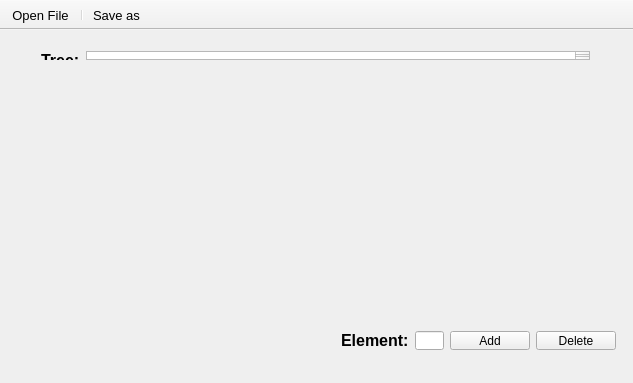
<?xml version="1.0" encoding="UTF-8"?>
<ui version="4.0">
 <class>MainWindow</class>
 <widget class="QMainWindow" name="MainWindow">
  <property name="geometry">
   <rect>
    <x>0</x>
    <y>0</y>
    <width>633</width>
    <height>383</height>
   </rect>
  </property>
  <property name="windowTitle">
   <string>MainWindow</string>
  </property>
  <widget class="QWidget" name="centralWidget">
   <widget class="QWidget" name="horizontalLayoutWidget">
    <property name="geometry">
     <rect>
      <x>30</x>
      <y>10</y>
      <width>571</width>
      <height>31</height>
     </rect>
    </property>
    <layout class="QHBoxLayout" name="horizontalLayout">
     <item>
      <widget class="QLabel" name="label_tree_name">
       <property name="text">
        <string>&lt;html&gt;&lt;head/&gt;&lt;body&gt;&lt;p&gt;&lt;span style=&quot; font-size:12pt; font-weight:600;&quot;&gt;Tree:&lt;/span&gt;&lt;/p&gt;&lt;/body&gt;&lt;/html&gt;</string>
       </property>
       <property name="textFormat">
        <enum>Qt::AutoText</enum>
       </property>
       <property name="scaledContents">
        <bool>false</bool>
       </property>
       <property name="wordWrap">
        <bool>false</bool>
       </property>
      </widget>
     </item>
     <item>
      <widget class="QTextBrowser" name="text_show_elements"/>
     </item>
    </layout>
   </widget>
   <widget class="QLabel" name="e_node_C">
    <property name="geometry">
     <rect>
      <x>312</x>
      <y>51</y>
      <width>47</width>
      <height>51</height>
     </rect>
    </property>
    <property name="text">
     <string/>
    </property>
    <property name="pixmap">
     <pixmap resource="imeages.qrc">:/Ellipse.png</pixmap>
    </property>
    <property name="alignment">
     <set>Qt::AlignCenter</set>
    </property>
   </widget>
   <widget class="QLabel" name="node_C">
    <property name="geometry">
     <rect>
      <x>315</x>
      <y>69</y>
      <width>41</width>
      <height>16</height>
     </rect>
    </property>
    <property name="text">
     <string/>
    </property>
    <property name="alignment">
     <set>Qt::AlignCenter</set>
    </property>
   </widget>
   <widget class="QLabel" name="e_node_L">
    <property name="geometry">
     <rect>
      <x>206</x>
      <y>90</y>
      <width>47</width>
      <height>51</height>
     </rect>
    </property>
    <property name="text">
     <string/>
    </property>
    <property name="pixmap">
     <pixmap resource="imeages.qrc">:/Ellipse.png</pixmap>
    </property>
    <property name="alignment">
     <set>Qt::AlignCenter</set>
    </property>
   </widget>
   <widget class="QLabel" name="e_node_R">
    <property name="geometry">
     <rect>
      <x>426</x>
      <y>90</y>
      <width>47</width>
      <height>51</height>
     </rect>
    </property>
    <property name="text">
     <string/>
    </property>
    <property name="pixmap">
     <pixmap resource="imeages.qrc">:/Ellipse.png</pixmap>
    </property>
    <property name="alignment">
     <set>Qt::AlignCenter</set>
    </property>
   </widget>
   <widget class="QLabel" name="e_node_LL">
    <property name="geometry">
     <rect>
      <x>140</x>
      <y>140</y>
      <width>47</width>
      <height>51</height>
     </rect>
    </property>
    <property name="text">
     <string/>
    </property>
    <property name="pixmap">
     <pixmap resource="imeages.qrc">:/Ellipse.png</pixmap>
    </property>
    <property name="alignment">
     <set>Qt::AlignCenter</set>
    </property>
   </widget>
   <widget class="QLabel" name="e_node_RR">
    <property name="geometry">
     <rect>
      <x>480</x>
      <y>140</y>
      <width>47</width>
      <height>51</height>
     </rect>
    </property>
    <property name="text">
     <string/>
    </property>
    <property name="pixmap">
     <pixmap resource="imeages.qrc">:/Ellipse.png</pixmap>
    </property>
    <property name="alignment">
     <set>Qt::AlignCenter</set>
    </property>
   </widget>
   <widget class="QLabel" name="e_node_LR">
    <property name="geometry">
     <rect>
      <x>256</x>
      <y>140</y>
      <width>47</width>
      <height>51</height>
     </rect>
    </property>
    <property name="text">
     <string/>
    </property>
    <property name="pixmap">
     <pixmap resource="imeages.qrc">:/Ellipse.png</pixmap>
    </property>
    <property name="alignment">
     <set>Qt::AlignCenter</set>
    </property>
   </widget>
   <widget class="QLabel" name="e_node_RL">
    <property name="geometry">
     <rect>
      <x>380</x>
      <y>140</y>
      <width>47</width>
      <height>51</height>
     </rect>
    </property>
    <property name="text">
     <string/>
    </property>
    <property name="pixmap">
     <pixmap resource="imeages.qrc">:/Ellipse.png</pixmap>
    </property>
    <property name="alignment">
     <set>Qt::AlignCenter</set>
    </property>
   </widget>
   <widget class="QLabel" name="e_node_LLL">
    <property name="geometry">
     <rect>
      <x>101</x>
      <y>210</y>
      <width>47</width>
      <height>51</height>
     </rect>
    </property>
    <property name="text">
     <string/>
    </property>
    <property name="pixmap">
     <pixmap resource="imeages.qrc">:/Ellipse.png</pixmap>
    </property>
    <property name="alignment">
     <set>Qt::AlignCenter</set>
    </property>
   </widget>
   <widget class="QLabel" name="e_node_LLR">
    <property name="geometry">
     <rect>
      <x>156</x>
      <y>210</y>
      <width>47</width>
      <height>51</height>
     </rect>
    </property>
    <property name="text">
     <string/>
    </property>
    <property name="pixmap">
     <pixmap resource="imeages.qrc">:/Ellipse.png</pixmap>
    </property>
    <property name="alignment">
     <set>Qt::AlignCenter</set>
    </property>
   </widget>
   <widget class="QLabel" name="e_node_LRL">
    <property name="geometry">
     <rect>
      <x>226</x>
      <y>210</y>
      <width>47</width>
      <height>51</height>
     </rect>
    </property>
    <property name="text">
     <string/>
    </property>
    <property name="pixmap">
     <pixmap resource="imeages.qrc">:/Ellipse.png</pixmap>
    </property>
    <property name="alignment">
     <set>Qt::AlignCenter</set>
    </property>
   </widget>
   <widget class="QLabel" name="e_node_LRR">
    <property name="geometry">
     <rect>
      <x>286</x>
      <y>210</y>
      <width>47</width>
      <height>51</height>
     </rect>
    </property>
    <property name="text">
     <string/>
    </property>
    <property name="pixmap">
     <pixmap resource="imeages.qrc">:/Ellipse.png</pixmap>
    </property>
    <property name="alignment">
     <set>Qt::AlignCenter</set>
    </property>
   </widget>
   <widget class="QLabel" name="e_node_RLL">
    <property name="geometry">
     <rect>
      <x>347</x>
      <y>210</y>
      <width>47</width>
      <height>51</height>
     </rect>
    </property>
    <property name="text">
     <string/>
    </property>
    <property name="pixmap">
     <pixmap resource="imeages.qrc">:/Ellipse.png</pixmap>
    </property>
    <property name="alignment">
     <set>Qt::AlignCenter</set>
    </property>
   </widget>
   <widget class="QLabel" name="e_node_RLR">
    <property name="geometry">
     <rect>
      <x>412</x>
      <y>210</y>
      <width>47</width>
      <height>51</height>
     </rect>
    </property>
    <property name="text">
     <string/>
    </property>
    <property name="pixmap">
     <pixmap resource="imeages.qrc">:/Ellipse.png</pixmap>
    </property>
    <property name="alignment">
     <set>Qt::AlignCenter</set>
    </property>
   </widget>
   <widget class="QLabel" name="e_node_RRL">
    <property name="geometry">
     <rect>
      <x>461</x>
      <y>210</y>
      <width>47</width>
      <height>51</height>
     </rect>
    </property>
    <property name="text">
     <string/>
    </property>
    <property name="pixmap">
     <pixmap resource="imeages.qrc">:/Ellipse.png</pixmap>
    </property>
    <property name="alignment">
     <set>Qt::AlignCenter</set>
    </property>
   </widget>
   <widget class="QLabel" name="e_node_RRR">
    <property name="geometry">
     <rect>
      <x>520</x>
      <y>210</y>
      <width>47</width>
      <height>51</height>
     </rect>
    </property>
    <property name="text">
     <string/>
    </property>
    <property name="pixmap">
     <pixmap resource="imeages.qrc">:/Ellipse.png</pixmap>
    </property>
    <property name="alignment">
     <set>Qt::AlignCenter</set>
    </property>
   </widget>
   <widget class="QWidget" name="horizontalLayoutWidget_2">
    <property name="geometry">
     <rect>
      <x>330</x>
      <y>290</y>
      <width>297</width>
      <height>41</height>
     </rect>
    </property>
    <layout class="QHBoxLayout" name="horizontalLayout_2">
     <item>
      <widget class="QLabel" name="element">
       <property name="text">
        <string>&lt;html&gt;&lt;head/&gt;&lt;body&gt;&lt;p&gt;&lt;span style=&quot; font-size:12pt; font-weight:600;&quot;&gt;Element:&lt;/span&gt;&lt;/p&gt;&lt;/body&gt;&lt;/html&gt;</string>
       </property>
      </widget>
     </item>
     <item>
      <widget class="QLineEdit" name="lineEditElement">
       <property name="maxLength">
        <number>3</number>
       </property>
      </widget>
     </item>
     <item>
      <widget class="QPushButton" name="buttonAdd">
       <property name="text">
        <string>Add</string>
       </property>
      </widget>
     </item>
     <item>
      <widget class="QPushButton" name="buttonDelete">
       <property name="text">
        <string>Delete</string>
       </property>
      </widget>
     </item>
    </layout>
   </widget>
   <widget class="QLabel" name="node_L">
    <property name="geometry">
     <rect>
      <x>210</x>
      <y>108</y>
      <width>41</width>
      <height>16</height>
     </rect>
    </property>
    <property name="text">
     <string/>
    </property>
    <property name="alignment">
     <set>Qt::AlignCenter</set>
    </property>
   </widget>
   <widget class="QLabel" name="node_LL">
    <property name="geometry">
     <rect>
      <x>143</x>
      <y>157</y>
      <width>41</width>
      <height>16</height>
     </rect>
    </property>
    <property name="text">
     <string/>
    </property>
    <property name="alignment">
     <set>Qt::AlignCenter</set>
    </property>
   </widget>
   <widget class="QLabel" name="node_LLL">
    <property name="geometry">
     <rect>
      <x>103</x>
      <y>227</y>
      <width>41</width>
      <height>16</height>
     </rect>
    </property>
    <property name="text">
     <string/>
    </property>
    <property name="alignment">
     <set>Qt::AlignCenter</set>
    </property>
   </widget>
   <widget class="QLabel" name="node_LLR">
    <property name="geometry">
     <rect>
      <x>159</x>
      <y>228</y>
      <width>41</width>
      <height>16</height>
     </rect>
    </property>
    <property name="text">
     <string/>
    </property>
    <property name="alignment">
     <set>Qt::AlignCenter</set>
    </property>
   </widget>
   <widget class="QLabel" name="node_LR">
    <property name="geometry">
     <rect>
      <x>259</x>
      <y>157</y>
      <width>41</width>
      <height>16</height>
     </rect>
    </property>
    <property name="text">
     <string/>
    </property>
    <property name="alignment">
     <set>Qt::AlignCenter</set>
    </property>
   </widget>
   <widget class="QLabel" name="node_LRL">
    <property name="geometry">
     <rect>
      <x>229</x>
      <y>228</y>
      <width>41</width>
      <height>16</height>
     </rect>
    </property>
    <property name="text">
     <string/>
    </property>
    <property name="alignment">
     <set>Qt::AlignCenter</set>
    </property>
   </widget>
   <widget class="QLabel" name="node_LRR">
    <property name="geometry">
     <rect>
      <x>289</x>
      <y>228</y>
      <width>41</width>
      <height>16</height>
     </rect>
    </property>
    <property name="text">
     <string/>
    </property>
    <property name="alignment">
     <set>Qt::AlignCenter</set>
    </property>
   </widget>
   <widget class="QLabel" name="node_R">
    <property name="geometry">
     <rect>
      <x>429</x>
      <y>108</y>
      <width>41</width>
      <height>16</height>
     </rect>
    </property>
    <property name="text">
     <string/>
    </property>
    <property name="alignment">
     <set>Qt::AlignCenter</set>
    </property>
   </widget>
   <widget class="QLabel" name="node_RR">
    <property name="geometry">
     <rect>
      <x>484</x>
      <y>157</y>
      <width>41</width>
      <height>16</height>
     </rect>
    </property>
    <property name="text">
     <string/>
    </property>
    <property name="alignment">
     <set>Qt::AlignCenter</set>
    </property>
   </widget>
   <widget class="QLabel" name="node_RRR">
    <property name="geometry">
     <rect>
      <x>523</x>
      <y>227</y>
      <width>41</width>
      <height>16</height>
     </rect>
    </property>
    <property name="text">
     <string/>
    </property>
    <property name="alignment">
     <set>Qt::AlignCenter</set>
    </property>
   </widget>
   <widget class="QLabel" name="node_RL">
    <property name="geometry">
     <rect>
      <x>383</x>
      <y>158</y>
      <width>41</width>
      <height>16</height>
     </rect>
    </property>
    <property name="text">
     <string/>
    </property>
    <property name="alignment">
     <set>Qt::AlignCenter</set>
    </property>
   </widget>
   <widget class="QLabel" name="node_RLL">
    <property name="geometry">
     <rect>
      <x>350</x>
      <y>228</y>
      <width>41</width>
      <height>16</height>
     </rect>
    </property>
    <property name="text">
     <string/>
    </property>
    <property name="alignment">
     <set>Qt::AlignCenter</set>
    </property>
   </widget>
   <widget class="QLabel" name="node_RRL">
    <property name="geometry">
     <rect>
      <x>464</x>
      <y>228</y>
      <width>41</width>
      <height>16</height>
     </rect>
    </property>
    <property name="text">
     <string/>
    </property>
    <property name="alignment">
     <set>Qt::AlignCenter</set>
    </property>
   </widget>
   <widget class="QLabel" name="node_RLR">
    <property name="geometry">
     <rect>
      <x>415</x>
      <y>228</y>
      <width>41</width>
      <height>16</height>
     </rect>
    </property>
    <property name="text">
     <string/>
    </property>
    <property name="alignment">
     <set>Qt::AlignCenter</set>
    </property>
   </widget>
  </widget>
  <widget class="QMenuBar" name="menuBar">
   <property name="geometry">
    <rect>
     <x>0</x>
     <y>0</y>
     <width>633</width>
     <height>21</height>
    </rect>
   </property>
  </widget>
  <widget class="QToolBar" name="mainToolBar">
   <property name="movable">
    <bool>false</bool>
   </property>
   <attribute name="toolBarArea">
    <enum>TopToolBarArea</enum>
   </attribute>
   <attribute name="toolBarBreak">
    <bool>false</bool>
   </attribute>
   <addaction name="actionOpen_File"/>
   <addaction name="separator"/>
   <addaction name="actionSave_File"/>
  </widget>
  <action name="actionOpen_File">
   <property name="text">
    <string>Open File</string>
   </property>
   <property name="toolTip">
    <string>Open File</string>
   </property>
   <property name="font">
    <font>
     <pointsize>10</pointsize>
    </font>
   </property>
  </action>
  <action name="actionSave_File">
   <property name="text">
    <string>Save as</string>
   </property>
   <property name="font">
    <font>
     <pointsize>10</pointsize>
    </font>
   </property>
  </action>
 </widget>
 <layoutdefault spacing="6" margin="11"/>
 <resources>
  <include location="imeages.qrc"/>
 </resources>
 <connections/>
</ui>
